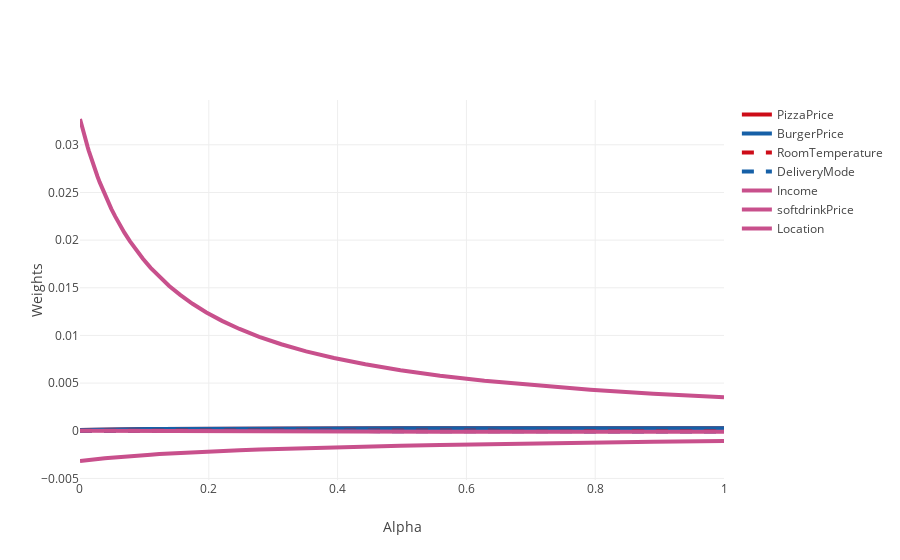

Notebook source saved alongside this figure:
### Code cell
trace0 = Scatter(
    x = alphas,
    y = Ridge_df['PizzaPrice'],
    name = 'PizzaPrice',
    line = dict(
        color = ('rgb(205, 12, 24)'),
        width = 4)
    )
trace1 = Scatter(
    x = alphas,
    y = Ridge_df['BurgerPrice'],
    name = 'BurgerPrice',
    line = dict(
        color = ('rgb(22, 96, 167)'),
        width = 4)
)
trace2 = Scatter(
    x = alphas,
    y = Ridge_df['RoomTemperature'],
    name = 'RoomTemperature',
    line = dict(
        color = ('rgb(205, 12, 24)'),
        width = 4,
        dash = 'dash') # dash options include 'dash', 'dot', and 'dashdot'
)
trace3 = Scatter(
    x = alphas,
    y = Ridge_df['DeliveryMode'],
    name = 'DeliveryMode',
    line = dict(
        color = ('rgb(22, 96, 167)'),
        width = 4,
        dash = 'dash')
)
trace4 = Scatter(
    x = alphas,
    y = Ridge_df['Income'],
    name = 'Income',
    line = dict(
        color = ('rgb(200, 80, 140)'),
        width = 4,)
)
trace5 = Scatter(
    x = alphas,
    y = Ridge_df['softdrinkPrice'],
    name = 'softdrinkPrice',
    line = dict(
        color = ('rgb(200, 80, 140)'),
        width = 4,)
)
trace6 = Scatter(
    x = alphas,
    y = Ridge_df['Location'],
    name = 'Location',
    line = dict(
        color = ('rgb(200, 80, 140)'),
        width = 4,)
)

data = [trace0, trace1, trace2, trace3, trace4, trace5, trace6]

layout = dict(xaxis = dict(title = 'Alpha'),
              yaxis = dict(title = 'Weights'),
              )

fig = dict(data = data, layout = layout)
plot.iplot(fig, filename='RidgeRegression.html')
